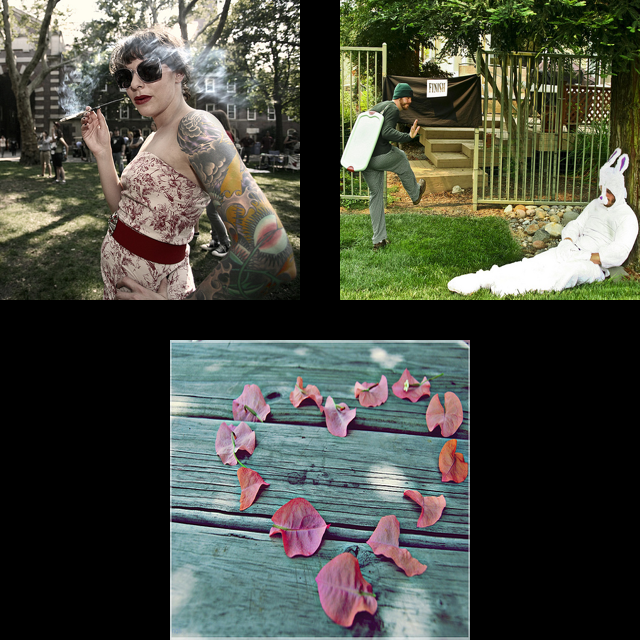
#> input picture test.png, 640 x 640 px, given in place of data_retrieval, which was not available
$ python generate_attacks.py .. out
#> lines starting #> are read from the running program, lines starting #| are printed output that depends on the picture; pictures that were not available may be replaced by others from this repository, and a replacement may not be noted
#!/usr/bin/env python3
# -*- coding: utf-8 -*-
"""
Created on Mon Feb 14 08:29:00 2022

@author: cyrilvallez
"""

# =============================================================================
# This script generates numerous variations of an image
# =============================================================================

import os
import argparse
import numpy as np
from PIL import Image, ImageEnhance, ImageDraw, ImageFont
import torchvision.transforms.functional as F
from skimage import util
import cv2
import string
from io import BytesIO
from tqdm import tqdm
np.random.seed(256)


def _find(path):
    """
    Internal functions intended to return a PIL image (useful to limit
        reuse of this snippet)

    Parameters
    ----------
    path : PIL image or str
        PIL image or path to the image

    Returns
    -------
    image : PIL image
        The corresponding PIL image.

    """

    if (type(path) == str or type(path) == np.str_):
        image = Image.open(path)
    else:
        image = path

    return image

# =============================================================================
# =============================================================================
# ================================ ATTACKS =====================================


def noise_attack(path, gaussian_variances=(0.01, 0.02, 0.05),
                 speckle_variances=(0.01, 0.02, 0.05),
                 salt_pepper_amounts=(0.05, 0.1, 0.15), **kwargs):
    """
    Generates noisy versions of the original image.

    Parameters
    ----------
    path : PIL image or str
        PIL image or path to the image.
    gaussian_variances : Tuple, optional
        Variances for the Gaussian noise. The default is (0.01, 0.02, 0.05).
    speckle_variances : Tuple, optional
        Variances for the Speckle noise. The default is (0.01, 0.02, 0.05).
    salt_pepper_amounts : Tuple, optional
        Amounts of salt and pepper. The default is (0.05, 0.1, 0.15).

    Returns
    -------
    out : Dictionary
        Noisy images variations (as PIL images)

    """

    image = _find(path)
    array = np.array(image)

    out = {}

    # Gaussian noise
    for var in gaussian_variances:
        gaussian = util.random_noise(array, mode='gaussian', mean=0, var=var)
        gaussian = util.img_as_ubyte(gaussian)
        gaussian = Image.fromarray(gaussian)
        id_gaussian = 'gaussian_noise_' + str(var)
        out[id_gaussian] = gaussian

    # Salt and pepper noise
    for amount in salt_pepper_amounts:
        sp = util.random_noise(array, mode='s&p', amount=amount)
        sp = util.img_as_ubyte(sp)
        sp = Image.fromarray(sp)
        id_sp = 's&p_noise_' + str(amount)
        out[id_sp] = sp

    # Speckle noise
    for var in speckle_variances:
        speckle = util.random_noise(array, mode='speckle', mean=0, var=var)
        speckle = util.img_as_ubyte(speckle)
        speckle = Image.fromarray(speckle)
        id_speckle = 'speckle_noise_' + str(var)
        out[id_speckle] = speckle

    return out


def filter_attack(path, gaussian_kernels=(3, 5, 7),
                  median_kernels=(3, 5, 7), **kwargs):
    """
    Generates filtered versions of the original image.

    Parameters
    ----------
    path : PIL image or str
        PIL image or path to the image.
    gaussian_kernels : Tuple, optional
        Sizes for the gaussian filter. The filters will be the same size in both
        directions, and the standard deviation of the Gaussian is computed as
        std = 0.6*((size-1)*0.5 - 1) + 1. The default is (3, 5, 7).
    median_kernels : Tuple, optional
        Sizes for the median filter. The filters will be the same size in both
        directions. The default is (3, 5, 7).

    Returns
    -------
    out : Dictionary
        Filtered variations if the image (as PIL images)

    """

    image = _find(path)
    array = np.array(image)

    out = {}

    # Gaussian filter
    for size in gaussian_kernels:
        std = 0.6*((size-1)*0.5 - 1) + 1
        gaussian = cv2.GaussianBlur(array, (size, size), sigmaX=std, sigmaY=std)
        gaussian = Image.fromarray(gaussian)
        id_gaussian = 'gaussian_filter_' + str(size) + 'x' + str(size)
        out[id_gaussian] = gaussian

    # Median filter
    for size in median_kernels:
        # cv2 and PIL implementations are completely equivalent but cv2 is
        # much faster
        median = cv2.medianBlur(array, size)
        median = Image.fromarray(median)
        id_median = 'median_filter_' + str(size) + 'x' + str(size)
        out[id_median] = median

    return out


def compression_attack(path, compression_quality_factors=(10, 50, 90), **kwargs):
    """
    Generates jpeg compressed versions of the original image.

    Parameters
    ----------
    path : PIL image or str
        PIL image or path to the image.
    compression_quality_factors : Tuple, optional
        All of the desired compression qualities. The default is (10, 50, 90).

    Returns
    -------
    out : Dictionary
        Compressed variations (as PIL images)

    """

    image = _find(path)

    out = {}

    for factor in compression_quality_factors:
        id_factor = 'jpg_compression_' + str(factor)

        # Trick to compress using jpg without actually saving to disk
        with BytesIO() as f:
            image.save(f, format='JPEG', quality=factor)
            f.seek(0)
            img = Image.open(f)
            img.load()
            out[id_factor] = img

    return out


def scaling_attack(path, scaling_ratios=(0.4, 0.8, 1.2, 1.6), **kwargs):
    """
    Generates rescaled versions of the original image.

    Parameters
    ----------
    path : PIL image or str
        PIL image or path to the image.
    scaling_ratios : Tuple, optional
        All of the desired scaling ratios. The default is (0.4, 0.8, 1.2, 1.6).

    Returns
    -------
    out : Dictionary
        Scaled variations (as PIL images).

    """

    image = _find(path)

    width, height = image.size
    out = {}

    for ratio in scaling_ratios:
        id_ratio = 'scaling_' + str(ratio)
        out[id_ratio] = image.resize((round(ratio*width), round(ratio*height)),
                                     resample=Image.BICUBIC)

    return out


def cropping_attack(path, cropping_percentages=(5, 10, 20, 40, 60),
                    resize_cropping=True, **kwargs):
    """
    Generates cropped versions of the original image

    Parameters
    ----------
    path : PIL image or str
        PIL image or path to the image.
    cropping_percentages : Tuple, optional
        Desired cropped percentages (5 means we crop 5% of the image). We crop
        from the center of the image. The default is (5, 10, 20, 40, 60).
    resize_cropping : Boolean, optional
        Indicates if cropped images should be resized to original size or
        not. The default is True.

    Returns
    -------
    out : Dictionary
        Cropped variations (as PIL images)

    """

    image = _find(path)

    width, height = image.size
    out = {}

    for percentage in cropping_percentages:
        id_crop = 'cropping_' + str(percentage)
        ratio = 1 - percentage/100
        midx = width//2 + 1
        midy = height//2 + 1
        new_width = ratio*width
        new_height = ratio*height
        left = midx - new_width//2 - 1
        right = midx + new_width//2
        top = midy - new_height//2 - 1
        bottom = midy + new_height//2

        cropped = image.crop((left, top, right, bottom))

        if (resize_cropping):
            cropped = cropped.resize((width, height), resample=Image.BICUBIC)
            id_crop += '_and_rescaling'

        out[id_crop] = cropped

    return out


def rotation_attack(path, rotation_angles=(5, 10, 20, 40, 60),
                    resize_rotation=True, **kwargs):
    """
    Generates rotated versions of the original image

    Parameters
    ----------
    path : PIL image or str
        PIL image or path to the image.
    rotation_angles : Tuple, optional
        Desired angles of rotation (in degrees counter-clockwise).
        The default is (5, 10, 20, 40, 60).
    resize_rotation : Boolean, optional
        Indicates if rotated images including the boundary zone should be
        resized to original size ot not. The default is True.

    Returns
    -------
    out : Dictionary
        Rotated variations (as PIL images).

    """

    image = _find(path)

    size = image.size
    out = {}

    for angle in rotation_angles:
        id_angle = 'rotation_' + str(angle)
        rotated = image.rotate(angle, expand=True, resample=Image.BICUBIC)

        if (resize_rotation):
            rotated = rotated.resize(size, resample=Image.BICUBIC)
            id_angle += '_and_rescaling'

        out[id_angle] = rotated

    return out


def shearing_attack(path, shearing_angles=(1, 2, 5, 10, 20), **kwargs):
    """
    Generates sheared versions of the original image, in both directions.

    Parameters
    ----------
    path : PIL image or str
        PIL image or path to the image.
    shearing_angles : Tuple, optional
        Desired shear angles (in degrees counter-clockwise). The default
        is (1, 2, 5, 10, 20).

    Returns
    -------
    out : Dictionary
        Sheared variations (as PIL images).

    """

    image = _find(path)

    out = {}

    for shear in shearing_angles:
        id_shear = 'shearing_' + str(shear)

        # use -shear to shear counter-clockwise, to be consistent with rotation
        sheared = F.affine(image, angle=0, translate=(0,0), scale=1, shear=(-shear, -shear),
                             interpolation=F.InterpolationMode.BICUBIC)

        out[id_shear] = sheared

    return out


# [217 lines left out: functions contrast_attack, color_attack, brightness_attack, sharpness_attack, text_attack, not called in this run]


# =============================================================================
# =============================================================================
# =============================================================================


# Define the legal arguments for all the attacks functions
VALID = ['gaussian_variances', 'speckle_variances', 'salt_pepper_amounts',
         'gaussian_kernels', 'median_kernels', 'compression_quality_factors',
         'scaling_ratios', 'cropping_percentages', 'resize_cropping',
         'rotation_angles', 'resize_rotation', 'shearing_angles',
         'contrast_factors', 'color_factors', 'brightness_factors',
         'sharpness_factors', 'text_lengths']


def perform_all_attacks(path, **kwargs):
    """
    Perform all of the attacks on a given image.

    Parameters
    ----------
    path : PIL image or str
        PIL image or path to the image.
    **kwargs : Named attack arguments.
        All of the attack parameters. Valid names are :
        'gaussian_variances', 'speckle_variances', 'salt_pepper_amounts',
        'gaussian_kernels', 'median_kernels', 'compression_quality_factors',
        'scaling_ratios', 'cropping_percentages', 'resize_cropping',
        'rotation_angles', 'resize_rotation', 'shearing_angles',
        'contrast_factors', 'color_factors', 'brightness_factors',
        'sharpness_factors', 'text_lengths'

    Raises
    ------
    TypeError
        If one of the name arguments is not valid.

    Returns
    -------
    out : Dictionary
        All attacked versions of the given image (as PIL images).

    """

    for arg in kwargs.keys():
        if (arg not in VALID):
            raise TypeError('Unexpected keyword argument \'' + arg + '\'')

    # Apply all attacks and merge
    out = noise_attack(path, **kwargs)
    out = {**out, **filter_attack(path, **kwargs)}
    out = {**out, **compression_attack(path, **kwargs)}
    out = {**out, **scaling_attack(path, **kwargs)}
    out = {**out, **cropping_attack(path, **kwargs)}
    out = {**out, **rotation_attack(path, **kwargs)}
    out = {**out, **shearing_attack(path, **kwargs)}
    out = {**out, **contrast_attack(path, **kwargs)}
    out = {**out, **color_attack(path, **kwargs)}
    out = {**out, **brightness_attack(path, **kwargs)}
    out = {**out, **sharpness_attack(path, **kwargs)}
    out = {**out, **text_attack(path, **kwargs)}

    return out


# [25 lines left out: function save_attack, not called in this run]


def perform_all_and_save(path, save_name, extension='PNG', **kwargs):
    """
    Perform all of the attacks on a given image and save them on disk.

    Parameters
    ----------
    path : PIL image or str
        PIL image or path to the image.
    save_name : str
        the prefix name to save the files (they will be saved as
        save_name_attack_id.format for example, where attack_id is the name
        of the given attack)
    extension : str, optional
        Format used to save the images (png by default as it is not lossy).
        The default is 'PNG'.
    **kwargs : Named attack arguments.
        All of the attack parameters. Valid names are :
        'gaussian_variances', 'speckle_variances', 'salt_pepper_amounts',
        'gaussian_kernels', 'median_kernels', 'compression_quality_factors',
        'scaling_ratios', 'cropping_percentages', 'resize_cropping',
        'rotation_angles', 'resize_rotation', 'shearing_angles',
        'contrast_factors', 'color_factors', 'brightness_factors',
        'sharpness_factors', 'text_lengths'

    Returns
    -------
    None.

    """

    attacks = perform_all_attacks(path, **kwargs)
    save_attack(attacks, save_name, extension)


def perform_all_and_save_list(path_list, save_name_list=None, extension='PNG',
                              **kwargs):
    """
    Perform all of the attacks on all images in a list and save them on disk.

    Parameters
    ----------
    path_list : array of str
        Path names to the images.
    save_name_list : array of str, optional
        the prefix names to save the files (they will be saved as
        save_name_attack_id.format for example, where attack_id is the name of
        the given attack). If not given, will default to path_list names assuming
        that the last dot (.) is for the extension. The default is None.
    extension : str, optional
        Format used to save the images (png by default as it is not lossy).
        The default is 'PNG'.
    **kwargs : Named attack arguments.
        All of the attack parameters. Valid names are :
        'gaussian_variances', 'speckle_variances', 'salt_pepper_amounts',
        'gaussian_kernels', 'median_kernels', 'compression_quality_factors',
        'scaling_ratios', 'cropping_percentages', 'resize_cropping',
        'rotation_angles', 'resize_rotation', 'shearing_angles',
        'contrast_factors', 'color_factors', 'brightness_factors',
        'sharpness_factors', 'text_lengths'

    Returns
    -------
    None.

    """

    if save_name_list is None:
        save_name_list = [name.rsplit('.', 1)[0] for name in path_list]

    for path, save_name in tqdm(zip(path_list, save_name_list),
                                total=len(path_list)):
        perform_all_and_save(path, save_name, **kwargs)
#> in _find, image is the input picture: PIL image 640x640 RGB; mean R, G, B 73.5, 76.8, 66.1
#> the loop in noise_attack, `for var in gaussian_variances:` made 3 passes
#> pass 2, in noise_attack, `gaussian = util.random_noise(array, mode='gaussian', mean=0, var=var)`:
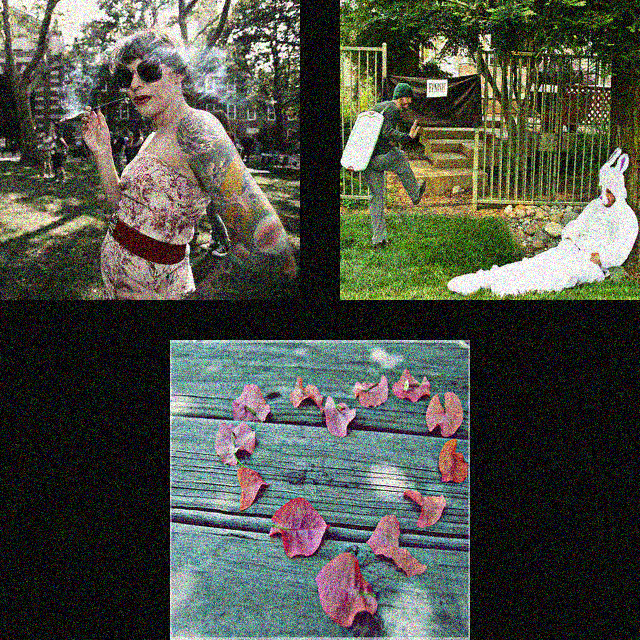
#> gaussian: shape (640, 640, 3) float64; mean R, G, B 0.308, 0.321, 0.282
#> after the loop in noise_attack, `for var in gaussian_variances:`: out = 3 items
#> the loop in noise_attack, `for amount in salt_pepper_amounts:` made 3 passes
#> pass 2, in noise_attack, `sp = util.random_noise(array, mode='s&p', amount=amount)`:
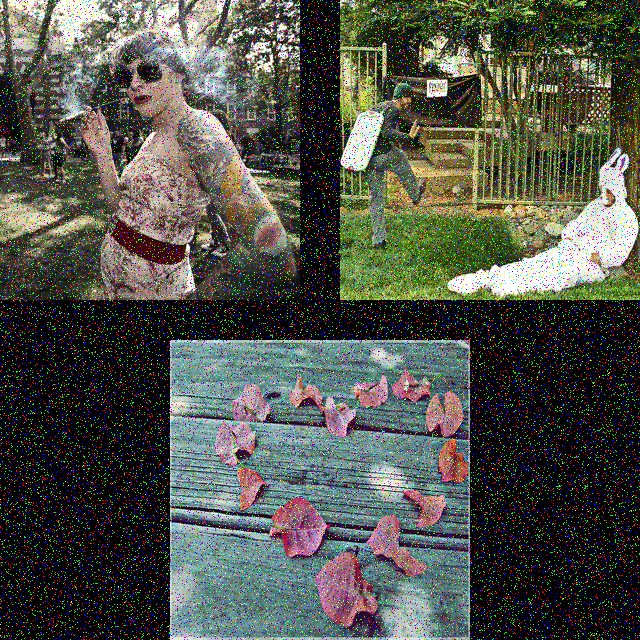
#> sp: shape (640, 640, 3) float64; mean R, G, B 0.309, 0.321, 0.284
#> after the loop in noise_attack, `for amount in salt_pepper_amounts:`: out = 6 items
#> after the loop in noise_attack, `for var in speckle_variances:`: out = 9 items
#> after the loop in filter_attack, `for size in gaussian_kernels:`: out = 3 items
#> after the loop in filter_attack, `for size in median_kernels:`: out = 6 items
#> in compression_attack, `img = Image.open(f)`:
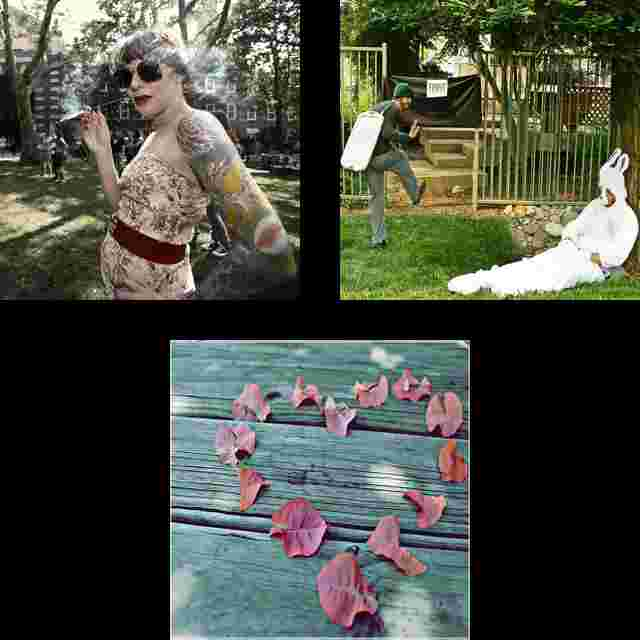
#> img: PIL image 640x640 RGB; mean R, G, B 73.4, 77, 66.7
#> after the loop in scaling_attack, `for ratio in scaling_ratios:`: out = 4 items
#> the loop in cropping_attack, `for percentage in cropping_percentages:` made 5 passes
#> pass 1, in cropping_attack, `cropped = cropped.resize((width, height), resample=Image.BICUBIC)`:
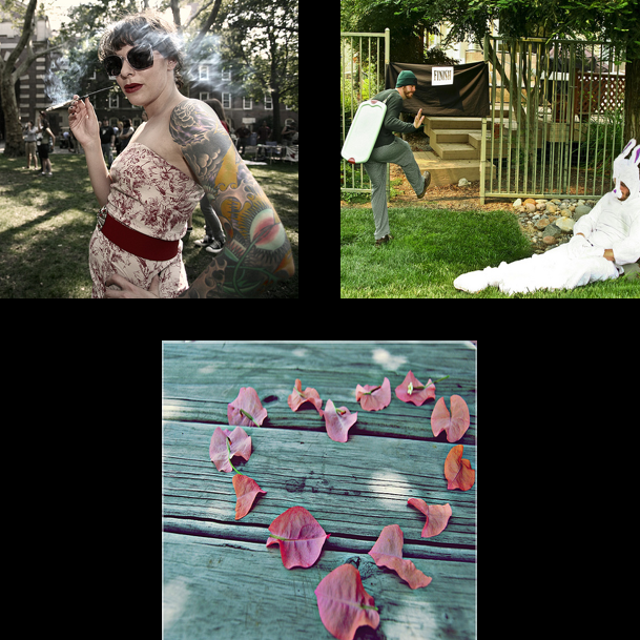
#> cropped: PIL image 640x640 RGB; mean R, G, B 74.8, 77.9, 67.5
#> pass 2, in cropping_attack, `cropped = image.crop((left, top, right, bottom))`:
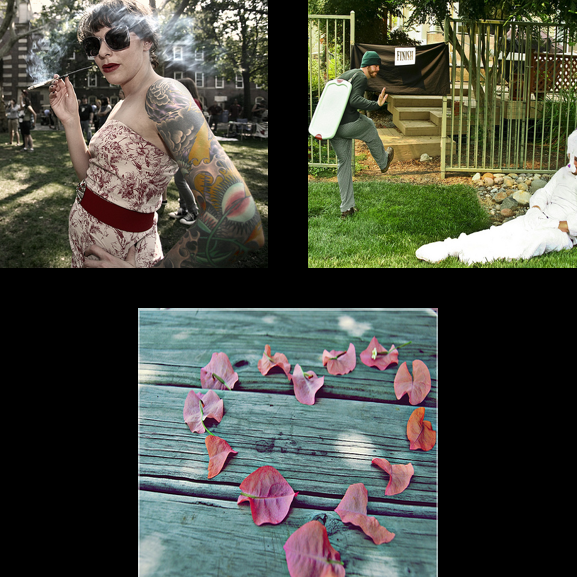
#> cropped: PIL image 577x577 RGB; mean R, G, B 76.2, 79.2, 68.8
#> after the loop in cropping_attack, `for percentage in cropping_percentages:`: out = 5 items
#> the loop in rotation_attack, `for angle in rotation_angles:` made 5 passes
#> pass 1, in rotation_attack, `rotated = rotated.resize(size, resample=Image.BICUBIC)`:
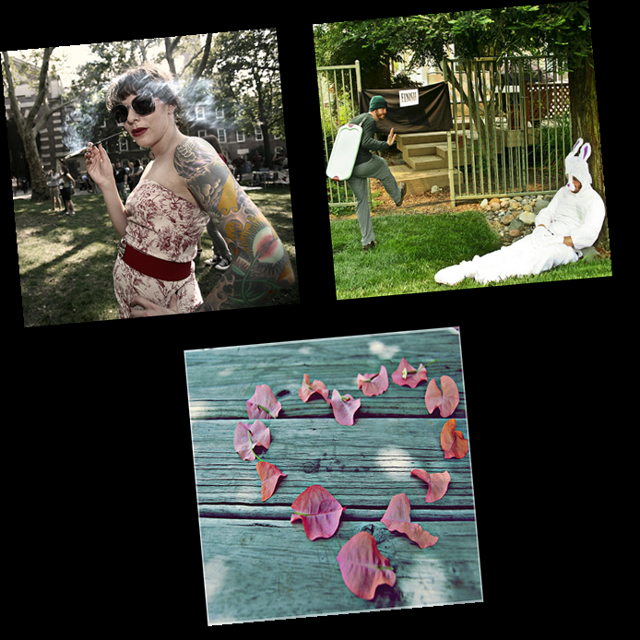
#> rotated: PIL image 640x640 RGB; mean R, G, B 62.3, 65.1, 56
#> pass 2, in rotation_attack, `rotated = image.rotate(angle, expand=True, resample=Image.BICUBIC)`:
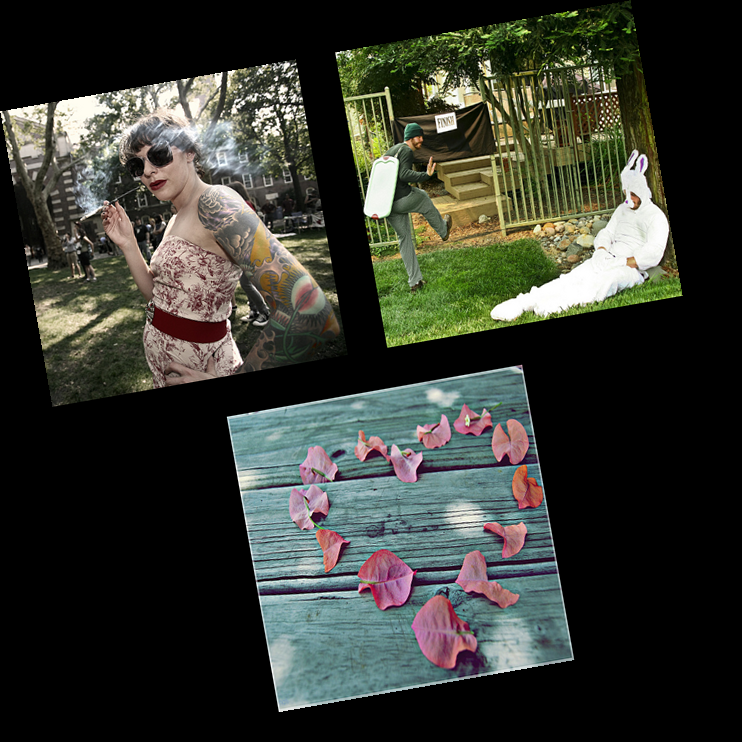
#> rotated: PIL image 742x742 RGB; mean R, G, B 54.5, 56.9, 49
#> after the loop in shearing_attack, `for shear in shearing_angles:`: out = 0 items
#> (the call stopped at in shearing_attack, `sheared = F.affine(image, angle=0, translate=(0,0), scale=1, shear=(-s..`: torchvision is not available in this run)


# [83 lines left out: function retrieve_ids, not called in this run]


if __name__ == '__main__':

    parser = argparse.ArgumentParser(description='Image attack generator')
    parser.add_argument('input_path', type=str,
                        help=('Path to the folder containing the original images.'
                              '\nE.g : ~/Desktop/images'))
    parser.add_argument('output_path', type=str,
                        help=('Path to the folder where the attacks will be generated'
                              '\nE.g : ~/Desktop/attacks'))
    args = parser.parse_args()

    in_path = args.input_path
    out_path = args.output_path

    if in_path[-1] != '/':
        in_path += '/'
    if out_path[-1] != '/':
        out_path += '/'

    os.makedirs(out_path, exist_ok=True)

    in_images = [in_path + file for file in os.listdir(in_path) \
                 if not file.startswith('.')]
    out_images = [out_path + file.rsplit('.', 1)[0] for file in os.listdir(in_path) \
                  if not file.startswith('.')]


    perform_all_and_save_list(in_images, save_name_list=out_images)
